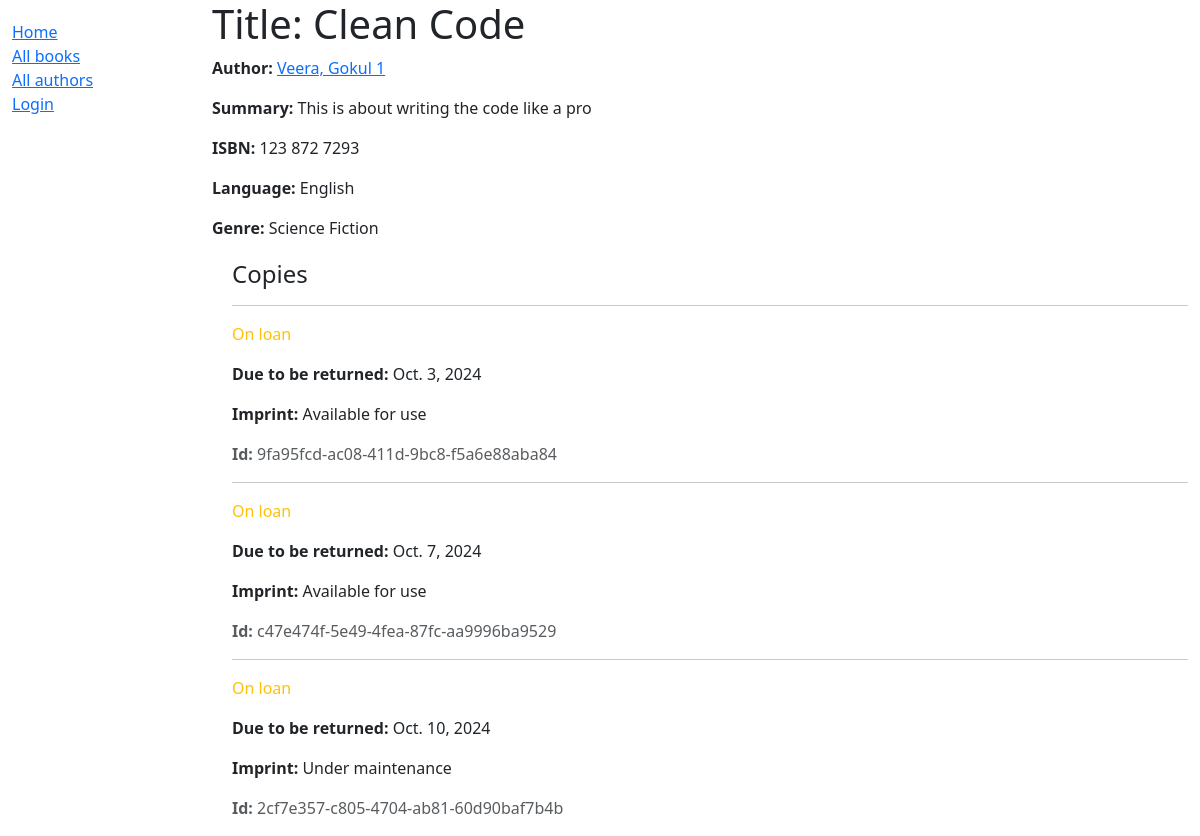
Page /catlog/book/1 on the committed database.
### catlog/models.py (models this page shows, shortened)
class Book(models.Model):
    title = models.CharField(max_length=200)
    author = models.ForeignKey('Author', on_delete=models.RESTRICT, null=True)
    summary = models.TextField(
        max_length=1000, help_text="Enter a brief description of the book")
    isbn = models.CharField('ISBN', max_length=13,
                            unique=True,
                            help_text='13 Character <a href="https://www.isbn-international.org/content/what-isbn'
                                      '">ISBN number</a>')
    genre = models.ManyToManyField(
        Genre, help_text="Select a genre for this book")
    language = models.ForeignKey('Language', on_delete=models.PROTECT, help_text="Select a language for this book")
    def display_genre(self):
        """Create a string for the Genre. This is required to display genre in Admin."""
        return ', '.join(genre.name for genre in self.genre.all()[:3])
    display_genre.short_description = 'Genre'

class Author(models.Model):
    first_name = models.CharField(max_length=100)
    last_name = models.CharField(max_length=100)
    date_of_birth = models.DateField(null=True, blank=True)
    date_of_death = models.DateField('Died', null=True, blank=True)
    class Meta:
        ordering = ['first_name', 'last_name']
    def get_absolute_url(self):
        return reverse('author-detail', args=[str(self.id)])
    def __str__(self):
        return f'{self.first_name}, {self.last_name}'

class Language(models.Model):
    language = models.CharField(
        max_length=200,
        unique=True,
        help_text="Enter a book Language (e.g. Tamil, English, German, etc..)"
    )
    def __str__(self):
        return self.language
    class Meta:
        constraints = [
            UniqueConstraint(
                Lower('language'),
                name='language_name_case_insensitive_unique',
                violation_error_message = "Language already exists (case insensitive match)"
            ),
        ]

class Genre(models.Model):
    name = models.CharField(
        max_length=200,
        unique=True,
        help_text="Enter a book genre (e.g. Science Fiction, French Poetry etc.)"
    )
    def __str__(self):
        return self.name
    class Meta:
        constraints = [
            UniqueConstraint(
                Lower('name'),
                name='genre_name_case_insensitive_unique',
                violation_error_message = "Genre already exists (case insensitive match)"
            ),
        ]

class BookInstance(models.Model):
    id = models.UUIDField(primary_key=True, default=uuid.uuid4,
                          help_text="Unique ID for this particular book across whole library")
    book = models.ForeignKey(Book, on_delete=models.RESTRICT, null=True)
    imprint = models.CharField(max_length=200)
    due_back = models.DateField(null=True, blank=True)
    borrower = models.ForeignKey(settings.AUTH_USER_MODEL, on_delete=models.SET_NULL, null=True, blank=True)
    LOAN_STATUS = (
        ('m', 'Maintenance'),
        ('o', 'On loan'),
        ('a', 'Available'),
        ('r', 'Reserved'),
    )
    status = models.CharField(
        max_length=1,
        choices=LOAN_STATUS,
        blank=True,
        default='m',
        help_text='Book availability',
    )
    class Meta:
        ordering = ['due_back']
        permissions = (
        ("can_mark_returned", "Set book as returned"),
        ("staff_user", "Staff user"),
    )

### catlog/views.py (the view)
# urls.py: path('book/<int:pk>', views.BookDetailView.as_view(), name='book-detail'),
class BookDetailView(generic.DetailView):
    model = Book
    template_name = 'catlog/book_detail.html'

### catlog/templates/catlog/book_detail.html (shortened to what this page needs)
{% extends "base_generic.html" %}
{% block content %}
  <h1>Title: {{ book.title }}</h1>
  <p><strong>Author:</strong> <a href="{{ book.author.get_absolute_url }}">{{ book.author }} {{book.author_id}}</a></p>
  <p><strong>Summary:</strong> {{ book.summary }}</p>
  <p><strong>ISBN:</strong> {{ book.isbn }}</p>
  <p><strong>Language:</strong> {{ book.language }}</p>
  <p><strong>Genre:</strong> {{ book.genre.all|join:", " }}</p>
  <div style="margin-left:20px;margin-top:20px">
    {% if book.bookinstance_set.all.count > 0 %}
      <h4>Copies</h4>
      {% for copy in book.bookinstance_set.all %}
        <hr />
        <p
          class="{% if copy.status == 'a' %}text-success{% elif copy.status == 'm' %}text-danger{% else %}text-warning{% endif %}">
          {{ copy.get_status_display }}
        </p>
        {% if copy.status != 'a' %}
          <p><strong>Due to be returned:</strong> {{ copy.due_back }}</p>
        {% endif %}
        <p><strong>Imprint:</strong> {{ copy.imprint }}</p>
        <p class="text-muted"><strong>Id:</strong> {{ copy.id }}</p>
      {% endfor %}
    {% else %}
      <h4>No copies are available</h4>
    {% endif %}
  </div>
{% endblock %}
{% block sidebar %}
  {{ block.super }}
{% endblock %}

### rows in the picture
Book: author "Veera, Gokul", author_id "1", summary "This is about writing the code like a pro", isbn "123 872 7293", language "English", genre.all "Science Fiction"
BookInstance: status "On loan", due_back "Oct. 3, 2024", imprint "Available for use", id "9fa95fcd-ac08-411d-9bc8-f5a6e88aba84"
BookInstance: status "On loan", due_back "Oct. 7, 2024", imprint "Available for use", id "c47e474f-5e49-4fea-87fc-aa9996ba9529"
BookInstance: status "On loan", due_back "Oct. 10, 2024", imprint "Under maintenance", id "2cf7e357-c805-4704-ab81-60d90baf7b4b"
